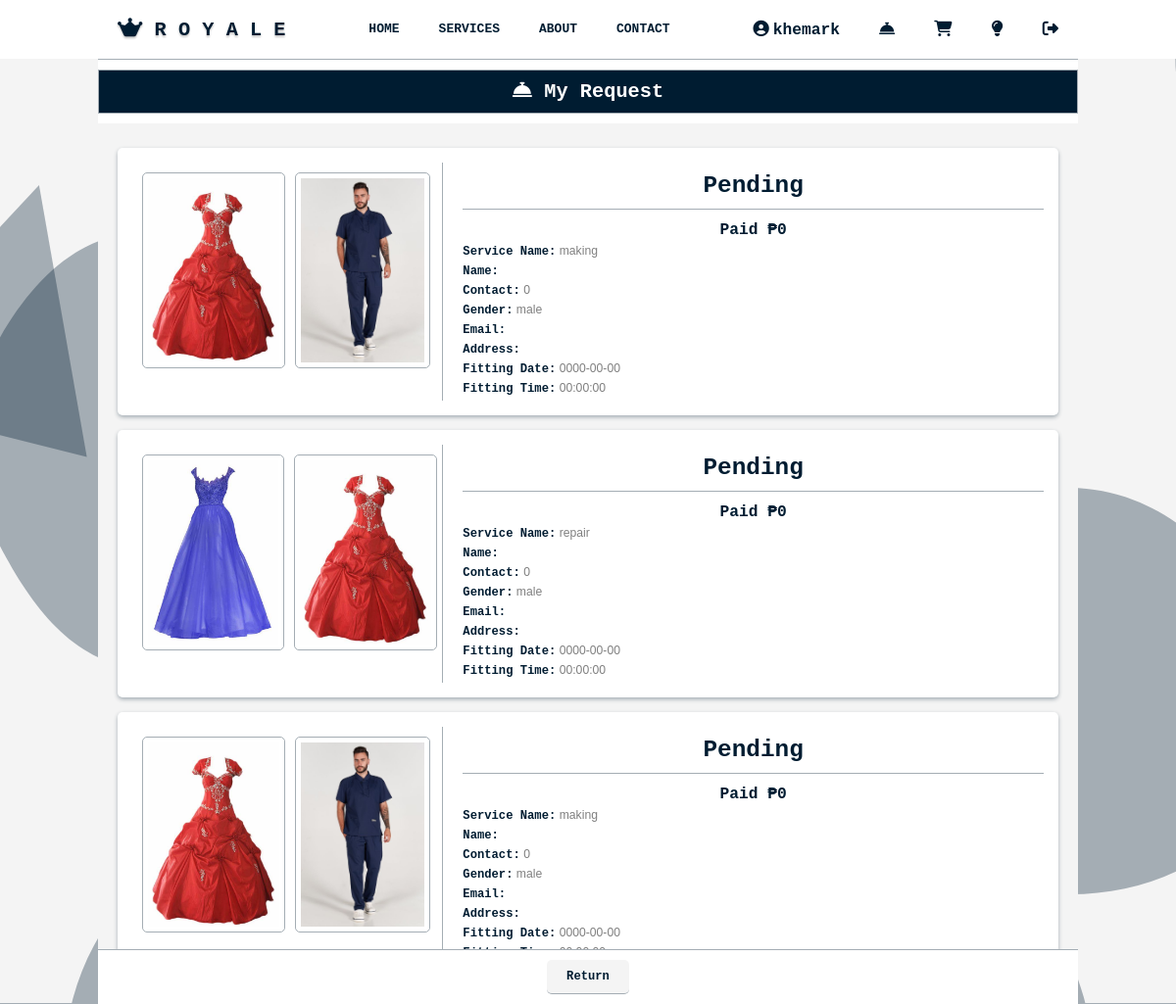
Before: /my_request.php (signed in) with the older database file.
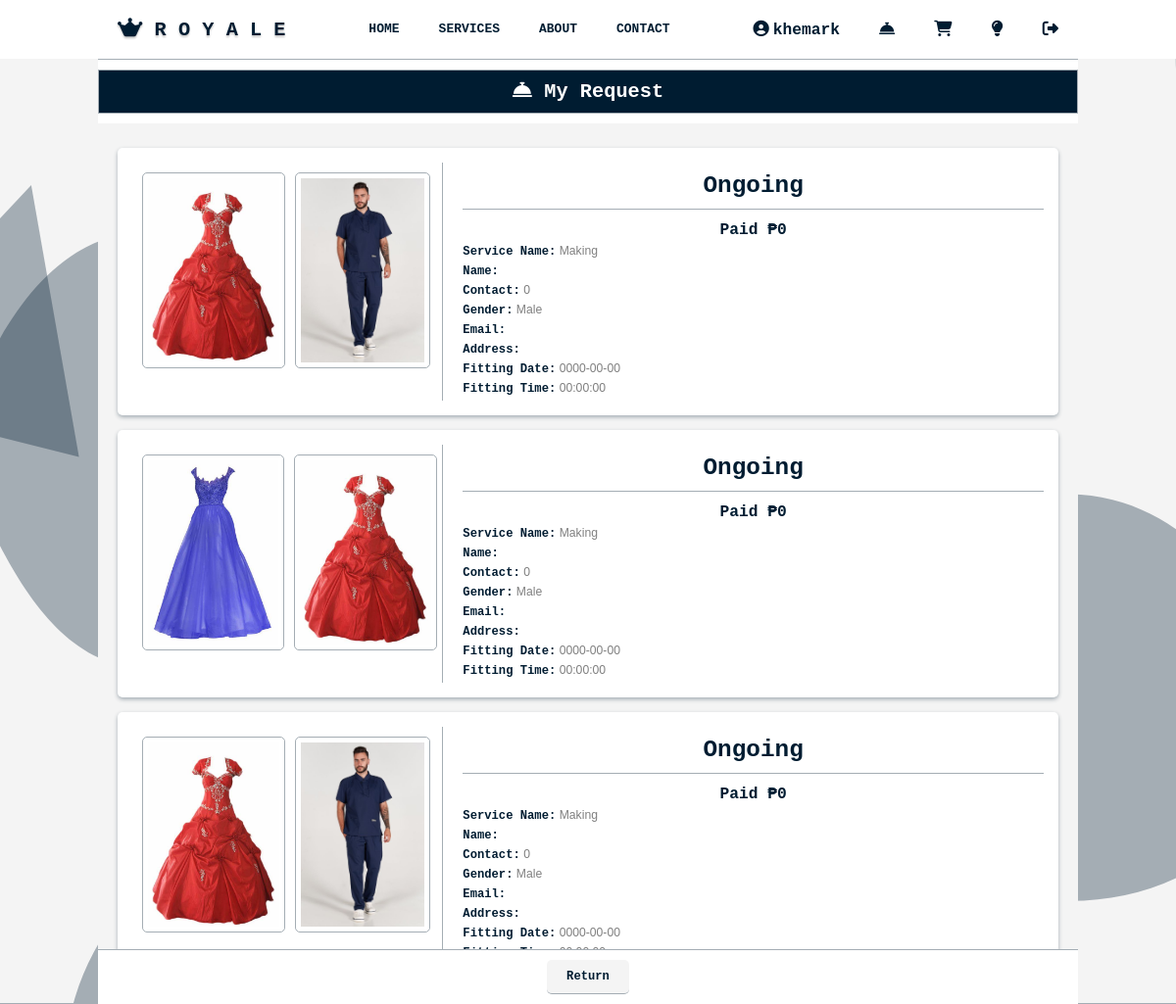
After: the same page with the newer database file.
### tables this page shows
CREATE TABLE `royale_user_tbl` (
  `user_id` int(11) NOT NULL,
  `user_name` varchar(255) NOT NULL,
  `user_email` varchar(255) NOT NULL,
  `user_password` varchar(255) NOT NULL,
  `user_status` varchar(255) NOT NULL,
  `user_bio` text NOT NULL,
  `date_created` datetime NOT NULL
);

CREATE TABLE `royale_request_tbl` (
  `request_id` int(11) NOT NULL,
  `request_status` varchar(255) NOT NULL,
  `request_type` varchar(255) NOT NULL,
  `user_id` bigint(255) NOT NULL,
  `service_name` varchar(255) NOT NULL,
  `name` varchar(255) NOT NULL,
  `contact_number` bigint(255) NOT NULL,
  `gender` varchar(255) NOT NULL,
  `email` varchar(255) NOT NULL,
  `address` varchar(255) NOT NULL,
  `fitting_date` date NOT NULL,
  `fitting_time` time NOT NULL,
  `photo` varchar(255) NOT NULL,
  `message` text NOT NULL,
  `fee` bigint(255) NOT NULL,
  `measurement` text NOT NULL,
  `deadline` date NOT NULL,
  `special_group` varchar(255) NOT NULL,
  `assigned_employee` varchar(255) NOT NULL,
  `balance` bigint(255) NOT NULL,
  `down_payment` bigint(255) NOT NULL,
  `down_payment_date` date NOT NULL,
  `work_status` varchar(255) NOT NULL,
  `final_payment` bigint(255) NOT NULL,
  `final_payment_date` date NOT NULL,
  `refund` bigint(255) NOT NULL,
  `refund_reason` text NOT NULL,
  `datetime_request` datetime NOT NULL
);

### my_request.php (the view, shortened to what this page needs)
<?php
require 'dbconnect.php';
$user_id = $_SESSION['user_id'];
$sql = "SELECT * FROM royale_request_tbl WHERE user_id = ? ORDER BY request_id DESC";
$stmt = $conn->prepare($sql);
$stmt->bind_param("i", $user_id);
$stmt->execute();
$result = $stmt->get_result();
?>
<!DOCTYPE html>
<html lang="en">
<head>
    <?php include 'important.php'; ?>
    <link rel="stylesheet" href="css_main/main.css?v=<?php echo time(); ?>">
    <link rel="stylesheet" href="css_main/my_request.css?v=<?php echo time(); ?>">
</head>
<body>
<?php include 'navigation.php'; ?>
<main>
    <h1 class="hidden"><i class="fa-solid fa-bell-concierge"></i> My Request</h1>
    <div class="request-list">
        <?php
        if ($result->num_rows > 0) {
            while ($row = $result->fetch_assoc()) {
                $photo_array = explode(',', $row['photo']);
                $status_class = ($row['request_status'] === 'cancelled') ? 'cancelled' : '';
                ?>
                <div class="request-container" data-request-id="<?php echo htmlspecialchars($row['request_id']); ?>">
                    <div class="photo-gallery">
                        <?php
                        foreach ($photo_array as $photo) {
                            if (!empty($photo)) {
                                echo '<img src="uploads/' . htmlspecialchars($photo) . '" alt="Uploaded Photo">';
                            }
                        }
                        ?>
                    </div>
                    <div class="details">
                        <h3 class="<?php echo $status_class; ?>">
                            <?php echo htmlspecialchars($row['request_status']); ?>
                        </h3>
                        <p style="text-align:center; font-size: 2rem; color:var(--text-color);"><strong>Paid ₱<?php echo htmlspecialchars($row['down_payment'] + $row['final_payment']); ?></strong></p>
                        <div>
                            <p><strong>Service Name:</strong> <?php echo htmlspecialchars($row['service_name']); ?></p>
                            <p><strong>Name:</strong> <?php echo htmlspecialchars($row['name']); ?></p>
                            <p><strong>Contact:</strong> <?php echo htmlspecialchars($row['contact_number']); ?></p>
                            <p><strong>Gender:</strong> <?php echo htmlspecialchars($row['gender']); ?></p>
                            <p><strong>Email:</strong> <?php echo htmlspecialchars($row['email']); ?></p>
                            <p><strong>Address:</strong> <?php echo htmlspecialchars($row['address']); ?></p>
                            <p><strong>Fitting Date:</strong> <?php echo htmlspecialchars($row['fitting_date']); ?></p>
                            <p><strong>Fitting Time:</strong> <?php echo htmlspecialchars($row['fitting_time']); ?></p>
                        </div>
                    </div>
                </div>
                <?php
            }
        } else {
            echo "<p>No requests found.</p>";
        }
        ?>
    </div>
    <div class="anchor-container">
        <a href="index.php?#home">Return</a>
    </div>
</main>
</body>
</html>

### important.php (shortened to what this page needs)
<link href="fontawesome/css/fontawesome.css" rel="stylesheet" />
<link href="fontawesome/css/brands.css" rel="stylesheet" />
<link href="fontawesome/css/solid.css" rel="stylesheet" />
<link rel="stylesheet" href="toastr/toastr.min.css">

### navigation.php (shortened to what this page needs)
<div class="navigation-container" id="navbar">
    <div class="logo-container">
        <label for=""><i class="fa-brands fa-web-awesome"></i> R O Y A L E</label>
    </div>
    <div class="navbar">
        <ul>
            <li>
                <a href="index.php#home" id="home-link">HOME</a>
                <a href="index.php#services" id="services-link">SERVICES</a>
                <a href="index.php#about" id="about-link">ABOUT</a>
                <a href="index.php#contact" id="contact-link">CONTACT</a>
            </li>
        </ul>
    </div>
    <?php
    $isLoggedIn = isset($_SESSION['user_id']);
    $userName = '';
    if ($isLoggedIn) {
        $userId = $_SESSION['user_id'];
        $query = "SELECT user_name FROM royale_user_tbl WHERE user_id = ?";
        $stmt = $conn->prepare($query);
        $stmt->bind_param("i", $userId);
        $stmt->execute();
        $stmt->bind_result($userName);
    }
    ?>
    <div class="icon-container">
        <div class="user-menu">
            <i class="fa-solid fa-circle-user" id="userIcon"> <span><?php echo htmlspecialchars($userName); ?></span> </i>
        </div>
        <div class="user-menu">
            <a href="my_request.php" id="myRequestLink">
                <i class="fa-solid fa-bell-concierge"></i>
            </a>
        </div>
        <div class="user-menu">
            <a href="my_order.php" id="myOrderLink">
                <i class="fa-solid fa-cart-shopping"></i>
            </a>
        </div>
        <div class="tooltip-container">
            <i class="fa-solid fa-lightbulb" id="darkModeToggle"></i>
        </div>
        <a href="#" id="logout-link" class="tooltip-container">
            <i class="fa-solid <?php echo $isLoggedIn ? 'fa-right-from-bracket' : 'fa-right-to-bracket'; ?>"></i>
        </a>
    </div>
</div>

### css_main/main.css (style rules this page uses)
* { margin: 0; padding: 0; box-sizing: border-box; font-family: monospace; }
html { scroll-behavior: smooth; }
:root { --thumb-hover: #c5c5c5; font-size: 62.5%; --pure-white: white; --first-bgcolor: white; --second-bgcolor: #F4F4F4; --text-color: #001C31; --text-color2: gray; --text-shadow: rgb(200, 200, 200); --border-color: #001C31; --hover-color: #2326452f; --box-shadow: #A4ADB4; --box-shadow-hover: rgb(221, 221, 221); --padding-color: #F4F4F4; --search-hover: #474866; --shopnow-bg: #001C31; --return-bg: #414141; --button-bg: #001C31; --text-bg: #001C31; --cancel-color: #dc3545; }
a { cursor: pointer; text-decoration: none; list-style: none; }
p { font-family: 'Anton', Arial, sans-serif; }
h1 { font-size: 6rem; color: var(--text-color); text-align: start; margin-bottom: 40px; align-items: center; }
.hidden { opacity: 0; transform: translateY(20px); transition: opacity 0.6s ease-out, transform 0.6s ease-out; }
.visible { opacity: 1; transform: translateY(0); }
.navigation-container { transition: box-shadow 0.3s ease; }
.navigation-container { position: fixed; top: 0; left: 0; right: 0; height: 60px; background-color: var(--first-bgcolor); display: flex; flex-direction: row; align-items: center; justify-content: space-between; padding: 0 100px; z-index: 999; }
.navigation-container .logo-container { display: flex; align-items: center; padding-left: 20px; }
.navigation-container .logo-container label { font-weight: bold; color: var(--text-color); font-size: 2.5rem; text-shadow: 0 2px 2px var(--text-shadow); }
.navbar ul li { list-style: none; display: flex; }
.navbar ul li a { font-size: 1.6rem; font-weight: bold; color: var(--text-color); display: block; height: 100%; padding: 0 20px; line-height: 60px; font-weight: bold; }
.icon-container { padding-right: 20px; display: flex; flex-direction: row; gap: 40px; font-size: 2.2rem; align-items: center; color: var(--text-color); }
.icon-container i { cursor: pointer; transition: color 0.3s ease; color: var(--text-color); font-size: 2rem; }
.icon-container { position: relative; }
.user-menu { position: relative; display: inline-block; }
#userIcon { cursor: pointer; }
.tooltip-container { position: relative; display: inline-block; }

### css_main/my_request.css (style rules this page uses)
body { position: relative; width: 100%; height: 100vh; background-image: url(../system_images/home-light.svg); background-size: cover; background-repeat: no-repeat; background-position: center; display: flex; align-items: center; padding: 0 100px; border: none; border-bottom: 1px solid var(--box-shadow); }
main { width: 100%; height: calc(100vh - 60px); margin-top: 60px; background-color: var(--first-bgcolor); overflow-y: scroll; border-top: 1px solid var(--box-shadow); }
main h1 { color: var(--pure-white); background-color: var(--button-bg); border: 1px solid var(--box-shadow); text-align: center; font-size: 2.5rem; margin: 10px 0; padding: 10px; position: sticky; top: 0; z-index: 100; }
.request-list { padding: 10px 20px; background-color: var(--second-bgcolor); }
.request-container { display: flex; flex-direction: row; box-shadow: 0 2px 4px var(--box-shadow); margin: 15px 0; padding: 15px; cursor: pointer; transition: transform 0.3s; border-radius: 5px; background-color: var(--first-bgcolor); }
.photo-gallery { flex: 1; display: flex; overflow-x: scroll; gap: 10px; padding: 10px; }
.photo-gallery img { max-height: 200px; max-width: 200px; border-radius: 5px; padding: 5px; background-color: var(--first-bgcolor); border: 1px solid var(--box-shadow); }
.details { flex: 2; padding-left: 20px; border-left: 1px solid var(--box-shadow); }
.details h3 { margin: 0 0 10px; color: var(--text-color); font-weight: bold; font-size: 3rem; text-transform: capitalize; text-align: center; border-bottom: 1px solid var(--box-shadow); padding: 10px; }
.details p { margin: 5px 0; font-size: 1.5rem; color: var(--text-color2); }
.details p strong { color: var(--text-color); }
.anchor-container { padding: 10px; display: flex; justify-content: center; align-items: center; border-top: 1px solid var(--box-shadow); background-color: var(--first-bgcolor); position: fixed; bottom: 0; left: 100px; right: 100px; gap: 20px; }
.anchor-container a { background-color: var(--second-bgcolor); color: var(--text-color); padding: 10px 20px; border-radius: 5px; font-weight: bold; border-bottom: 1px solid var(--box-shadow); font-size: 1.5rem; }

Changed rows visible on the page:
changed royale_request_tbl (number 1 of 3 on the later page): request_status "Pending" → "Ongoing"; service_name "making" → "Making"; gender "male" → "Male"
changed royale_request_tbl (number 2 of 3 on the later page): request_status "Pending" → "Ongoing"; service_name "repair" → "Making"; gender "male" → "Male"
changed royale_request_tbl (number 3 of 3 on the later page): request_status "Pending" → "Ongoing"; service_name "making" → "Making"; gender "male" → "Male"
